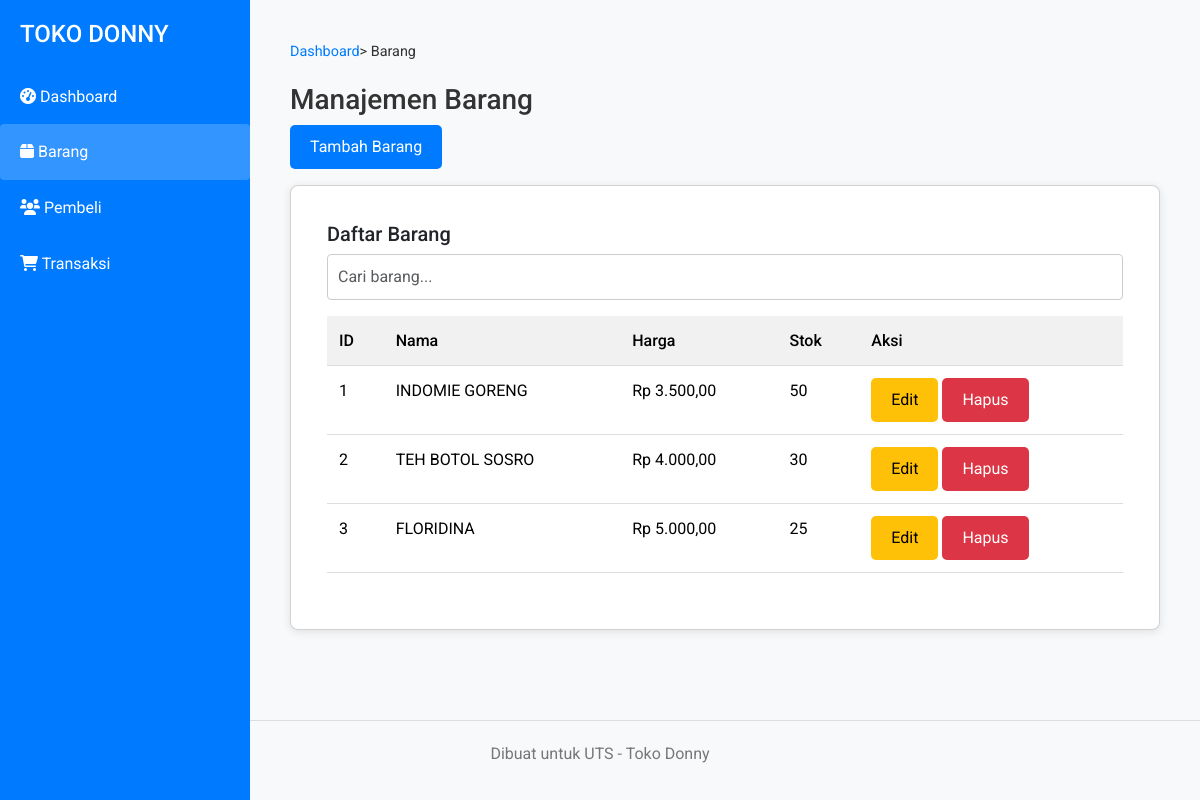
Screenshot of /barang.php with the database file from the repository.
### tables this page shows
CREATE TABLE IF NOT EXISTS barang (
  id_barang INT AUTO_INCREMENT PRIMARY KEY,
  nama_barang VARCHAR(100) NOT NULL,
  harga DECIMAL(10,2) NOT NULL,
  stok INT NOT NULL CHECK (stok >= 0)
);

### barang.php (the view, shortened to what this page needs)
<?php
include 'config/koneksi.php';
$data = mysqli_query($koneksi, "SELECT * FROM barang ORDER BY id_barang ASC");
?>
<!doctype html>
<html lang='en'>
<head>
<link href='https://cdn.jsdelivr.net/npm/bootstrap@5.3.2/dist/css/bootstrap.min.css' rel='stylesheet'>
<link rel="stylesheet" href="https://cdnjs.cloudflare.com/ajax/libs/font-awesome/6.0.0/css/all.min.css">
<link rel='stylesheet' href='assets/css/style.css'>
</head>
<body>
<?php include 'navbar.php'; ?>
<div class='main-content'>
<div class='container'>
  <div class='breadcrumb'><a href='dashboard.php'>Dashboard</a> > Barang</div>
  <h3>Manajemen Barang</h3>
  <div class='mb-3'>
    <button class='btn btn-primary' data-bs-toggle='modal' data-bs-target='#modalTambah'>Tambah Barang</button>
  </div>
  <div class='card'>
    <div class='card-body'>
      <h5 class='card-title'>Daftar Barang</h5>
      <div class='mb-3'><input type='text' id='search-barang' placeholder='Cari barang...' class='form-control'></div>
      <div class='table-wrap'>
      <table class='table'>
        <thead><tr><th>ID</th><th>Nama</th><th>Harga</th><th>Stok</th><th>Aksi</th></tr></thead>
        <tbody>
        <?php while($r = mysqli_fetch_assoc($data)){ ?>
          <tr>
            <td><?= $r['id_barang'] ?></td>
            <td><?= $r['nama_barang'] ?></td>
            <td>Rp <?= number_format($r['harga'],2,',','.') ?></td>
            <td><?= $r['stok'] ?></td>
            <td>
              <a href='barang.php?edit=<?= $r['id_barang'] ?>' class='btn btn-warning'>Edit</a>
              <a href='javascript:confirmDelete("barang.php?hapus=<?= $r['id_barang'] ?>")' class='btn btn-danger'>Hapus</a>
            </td>
          </tr>
        <?php } ?>
        </tbody>
      </table>
      </div>
    </div>
  </div>
</div>
</div>
<footer class='footer'>Dibuat untuk UTS - Toko Donny</footer>
</body>
</html>

### assets/css/style.css (style rules this page uses)
* { margin: 0; padding: 0; box-sizing: border-box; }
body { font-family: 'Roboto', sans-serif; background-color: #f8f9fa; color: #333; line-height: 1.6; padding-top: 0; }
.container { max-width: 1200px; margin: 0 auto; padding: 20px; }
.card { background: white; border-radius: 8px; box-shadow: 0 2px 10px rgba(0,0,0,0.1); padding: 20px; margin-bottom: 20px; }
.btn { padding: 10px 20px; border: none; border-radius: 5px; cursor: pointer; transition: background 0.3s, transform 0.2s; font-size: 1rem; }
.btn-primary { background: #007bff; color: white; }
.btn-warning { background: #ffc107; color: black; }
.btn-danger { background: #dc3545; color: white; }
.table { width: 100%; border-collapse: collapse; margin-bottom: 20px; }
.table th, .table td { padding: 12px; text-align: left; border-bottom: 1px solid #ddd; }
.table th { background: #f1f1f1; font-weight: 500; }
.form-control { width: 100%; padding: 10px; border: 1px solid #ccc; border-radius: 4px; font-size: 1rem; }
.main-content { margin-left: 250px; padding: 20px; }
.breadcrumb { margin-bottom: 20px; font-size: 0.9rem; }
.breadcrumb a { color: #007bff; text-decoration: none; }
.footer { margin-top: 30px; text-align: center; color: #777; padding: 20px; background: #f8f9fa; border-top: 1px solid #ddd; }
.table-wrap { overflow-x: auto; }

### rows the page displays
barang: id_barang "1", nama_barang "INDOMIE GORENG", harga "3.500,00", stok "50"
barang: id_barang "2", nama_barang "TEH BOTOL SOSRO", harga "4.000,00", stok "30"
barang: id_barang "3", nama_barang "FLORIDINA", harga "5.000,00", stok "25"
